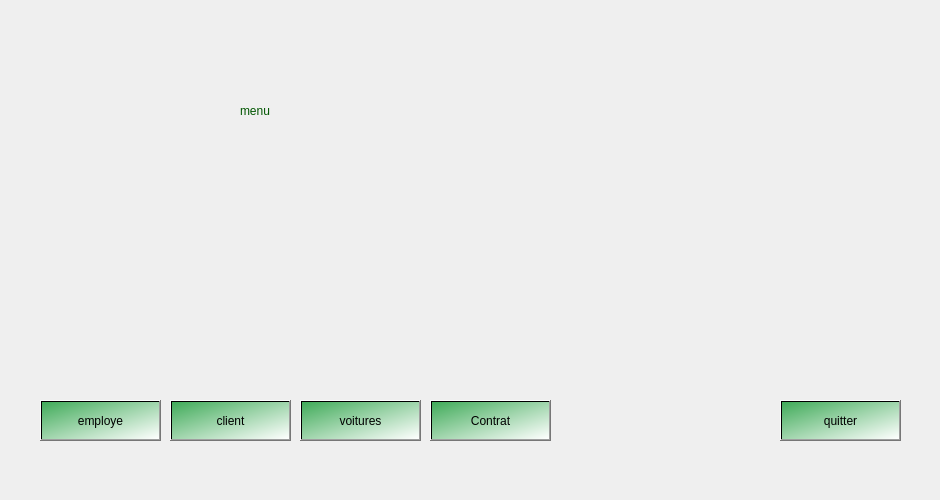
    <widget class="QWidget" name="page_3">
     <widget class="QPushButton" name="pushButton_4">
      <property name="geometry">
       <rect>
        <x>40</x>
        <y>400</y>
        <width>121</width>
        <height>41</height>
       </rect>
      </property>
      <property name="styleSheet">
       <string notr="true">font: 75 14pt &quot;MS Shell Dlg 2&quot;;
background-color: qlineargradient(spread:pad, x1:0, y1:0, x2:1, y2:1, stop:0 rgba(64, 171, 89, 255), stop:1 rgba(255, 255, 255, 255));</string>
      </property>
      <property name="text">
       <string>employe</string>
      </property>
     </widget>
     <widget class="QPushButton" name="pushButton_9">
      <property name="geometry">
       <rect>
        <x>170</x>
        <y>400</y>
        <width>121</width>
        <height>41</height>
       </rect>
      </property>
      <property name="toolTipDuration">
       <number>0</number>
      </property>
      <property name="styleSheet">
       <string notr="true">font: 75 14pt &quot;MS Shell Dlg 2&quot;;
background-color: qlineargradient(spread:pad, x1:0, y1:0, x2:1, y2:1, stop:0 rgba(64, 171, 89, 255), stop:1 rgba(255, 255, 255, 255));</string>
      </property>
      <property name="text">
       <string>client</string>
      </property>
     </widget>
     <widget class="QLabel" name="label_41">
      <property name="geometry">
       <rect>
        <x>20</x>
        <y>0</y>
        <width>911</width>
        <height>491</height>
       </rect>
      </property>
      <property name="styleSheet">
       <string notr="true">border-image: url(:/images/p0.png);</string>
      </property>
      <property name="text">
       <string/>
      </property>
     </widget>
     <widget class="QLabel" name="label_42">
      <property name="geometry">
       <rect>
        <x>240</x>
        <y>80</y>
        <width>241</width>
        <height>61</height>
       </rect>
      </property>
      <property name="styleSheet">
       <string notr="true">font: 48pt &quot;Snap ITC&quot;;
color: rgb(0, 85, 0);</string>
      </property>
      <property name="text">
       <string>menu</string>
      </property>
     </widget>
     <widget class="QLabel" name="label_43">
      <property name="geometry">
       <rect>
        <x>610</x>
        <y>160</y>
        <width>261</width>
        <height>231</height>
       </rect>
      </property>
      <property name="styleSheet">
       <string notr="true">border-image: url(:/images/p.png);</string>
      </property>
      <property name="text">
       <string/>
      </property>
     </widget>
     <widget class="QPushButton" name="pushButton_18">
      <property name="geometry">
       <rect>
        <x>780</x>
        <y>400</y>
        <width>121</width>
        <height>41</height>
       </rect>
      </property>
      <property name="styleSheet">
       <string notr="true">font: 75 14pt &quot;MS Shell Dlg 2&quot;;
background-color: qlineargradient(spread:pad, x1:0, y1:0, x2:1, y2:1, stop:0 rgba(64, 171, 89, 255), stop:1 rgba(255, 255, 255, 255));</string>
      </property>
      <property name="text">
       <string>quitter</string>
      </property>
     </widget>
     <widget class="QPushButton" name="pushButton_21">
      <property name="geometry">
       <rect>
        <x>300</x>
        <y>400</y>
        <width>121</width>
        <height>41</height>
       </rect>
      </property>
      <property name="styleSheet">
       <string notr="true">font: 75 14pt &quot;MS Shell Dlg 2&quot;;
background-color: qlineargradient(spread:pad, x1:0, y1:0, x2:1, y2:1, stop:0 rgba(64, 171, 89, 255), stop:1 rgba(255, 255, 255, 255));</string>
      </property>
      <property name="text">
       <string>voitures</string>
      </property>
     </widget>
     <widget class="QPushButton" name="pushButton_23">
      <property name="geometry">
       <rect>
        <x>430</x>
        <y>400</y>
        <width>121</width>
        <height>41</height>
       </rect>
      </property>
      <property name="styleSheet">
       <string notr="true">font: 75 14pt &quot;MS Shell Dlg 2&quot;;
background-color: qlineargradient(spread:pad, x1:0, y1:0, x2:1, y2:1, stop:0 rgba(64, 171, 89, 255), stop:1 rgba(255, 255, 255, 255));</string>
      </property>
      <property name="text">
       <string>Contrat</string>
      </property>
     </widget>
     <zorder>label_41</zorder>
     <zorder>pushButton_4</zorder>
     <zorder>pushButton_9</zorder>
     <zorder>label_42</zorder>
     <zorder>label_43</zorder>
     <zorder>pushButton_18</zorder>
     <zorder>pushButton_21</zorder>
     <zorder>pushButton_23</zorder>
    </widget>
